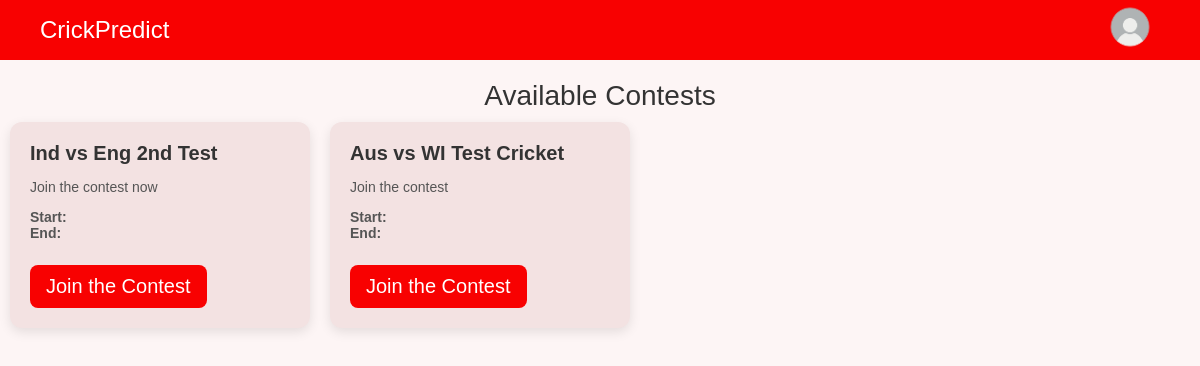
Screenshot of /user-dashboard/ (signed in) with the database file from the repository.
### Users/models.py (models this page shows, shortened)
class Contest(models.Model):
    title = models.CharField(max_length=255)
    description = models.TextField()
    created_at = models.DateTimeField(auto_now_add=True)
    is_active = models.BooleanField(default=True)

### Users/views.py (the view)
# urls.py: path('user-dashboard/', views.user_dashboard, name='user_dashboard'),
@login_required
def user_dashboard(request):
    contests = Contest.objects.all()
    return render(request, 'Users/user_dashboard.html', {'contests': contests})

### Users/templates/Users/user_dashboard.html (shortened to what this page needs)
{% load static %}
<!DOCTYPE html>
<html>
<head>
</head>
<body>
    <header class="header">CrickPredict
        <div class="profile-wrapper" onclick="toggleDropdown()">
        <img src="{% static 'Users/Image/profile_icon.png' %}" class="profile-icon" alt="Profile">
        </div>
    </header>
    <div class="title">Available Contests</div>
    <div class="flex-container">
        {% if contests %}
            {% for contest in contests %}
                <div class="contest">
                    <h3>{{ contest.title }}</h3>
                    <p>{{ contest.description }}</p>
                    <p><strong>Start:</strong> {{ contest.start_time }}<br>
                       <strong>End:</strong> {{ contest.end_time }}</p>
                    <a href="{% url 'contest_detail' contest.id %}">Join the Contest</a>
                </div>
            {% endfor %}
        {% else %}
            <p>No contests available at the moment.</p>
        {% endif %}
    </div>
</body>
</html>

### Users/templates/Users/user_dashboard.html (style rules this page uses)
body { font-family: Arial, sans-serif; background-color: #fdf5f5; margin: 0; padding: 0; width: 100%; }
.header { width: 100%; height: 60px; padding: 20px 40px; background-color: rgb(248, 1, 1); color: white; display: flex; justify-content: space-between; align-items: center; font-size: 24px; box-sizing: border-box; }
.profile-wrapper { position: relative; cursor: pointer; }
.profile-icon { width: 60px; height: 60px; border-radius: 50%; object-fit: cover; border: none; }
.title { text-align: center; font-size: 28px; margin-top: 20px; color: #333; }
.flex-container { display:flex; background-color: #fdf5f5; }
.flex-container > div { background-color : rgb(243, 226, 226); margin: 10px ; padding: 20px; font-size: 20px; }
.contest { flex: 0 1 300px; background: white; padding: 20px; border-radius: 12px; box-shadow: 0 4px 12px rgba(0,0,0,0.1); box-sizing: border-box; }
.contest h3 { margin: 0; color: #333; font-size: 20px; }
.contest p { color: #555; font-size: 14px; }
.contest a { text-decoration: none; background-color: rgb(248, 1, 1); color: white; padding: 10px 16px; border-radius: 8px; margin-top: 10px; display: inline-block; }

### rows the page displays
Contest: title "Ind vs Eng 2nd Test", description "Join the contest now"
Contest: title "Aus vs WI Test Cricket", description "Join the contest"
